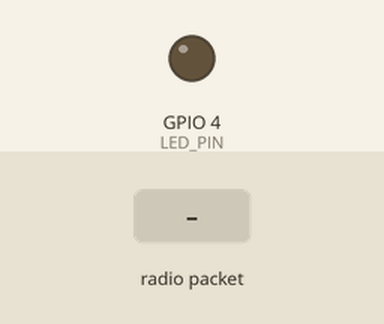
This sketch was run on a simulated ESP32. On the bench: output pins drawn as LEDs (lit = HIGH). Inputs (shaded band) come from the test bench. What the sketch prints to the serial monitor is not drawn.

Above: at 1.2 s.
1.3 s: radio packet "1" arrives
At 3.52 s:
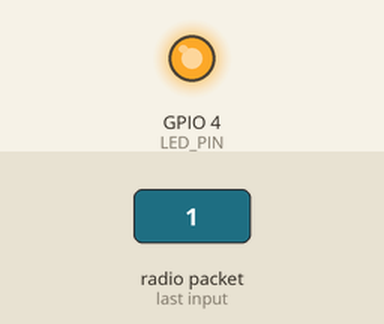
Timing chart, 0 to 10.3 s (numbered marks = the images above; inputs shaded):
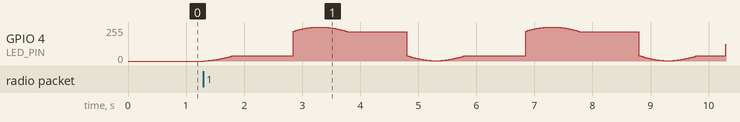

The sketch:

receiver.ino
```cpp
/**
 * receiver_candle_led_robust_pinAPI.ino
 * Uses ledcAttach(pin, freq, bits) + ledcWrite(pin, duty).
 */
#include <WiFi.h>
#include <esp_wifi.h>
#include <esp_now.h>
#include <math.h>                    // sin(), pow()

/* ------------ user tweaks ----------------------------------- */
constexpr uint8_t    WIFI_CHANNEL   = 1;
constexpr gpio_num_t LED_PIN        = GPIO_NUM_4;   // any LEDC-capable GPIO

constexpr uint32_t LEDC_FREQ        = 5000;         // Hz
constexpr uint8_t  LEDC_BITS        = 12;           // 0-4095 duty

constexpr uint32_t PERIOD_MS        = 4000;         // full breathe cycle
constexpr float    GAMMA            = 2.2;
constexpr float    BR_MIN           = 0.08;         // min visible brightness
constexpr float    BR_MAX           = 1.00;
/* ------------------------------------------------------------ */

volatile bool candleRunning = false;                // set by ESP-NOW ISR

inline uint16_t gammaCorrect(float lin)             // 0-1 → 0-4095
{
  lin = fminf(fmaxf(lin, 0.f), 1.f);
  return uint16_t(powf(lin, GAMMA) * ((1 << LEDC_BITS) - 1));
}

/* ---------------- ESP-NOW callback -------------------------- */
void IRAM_ATTR onReceive(const esp_now_recv_info_t*,
                         const uint8_t* d, int len)
{
  if (len == 1) {
    candleRunning = d[0];
    if (!candleRunning) ledcWrite(LED_PIN, 0);      // OFF instantly
  }
}

void setup()
{
  Serial.begin(115200);

  /* 1. PWM – simple one-liner */
  ledcAttach(LED_PIN, LEDC_FREQ, LEDC_BITS);
  ledcWrite (LED_PIN, 0);

  /* 2. Wi-Fi + ESP-NOW */
  WiFi.mode(WIFI_STA);
  esp_wifi_set_promiscuous(true);
  esp_wifi_set_channel(WIFI_CHANNEL, WIFI_SECOND_CHAN_NONE);
  esp_wifi_set_promiscuous(false);

  ESP_ERROR_CHECK(esp_now_init());
  esp_now_register_recv_cb(onReceive);

  Serial.println("Robust candle (pin API) ready – MAC");
  Serial.println( WiFi.macAddress());
}

void loop()
{
  if (!candleRunning) { delay(10); return; }

  static uint32_t t0 = millis();                   // LFO anchor
  float phase = float((millis() - t0) % PERIOD_MS) / PERIOD_MS; // 0-1

  /* triangle → sine ease */
  float tri  = phase < 0.5f ? phase * 2.f : (1.f - phase) * 2.f;
  float sine = sinf(tri * M_PI_2);

  float lin  = BR_MIN + sine * (BR_MAX - BR_MIN);
  ledcWrite(LED_PIN, gammaCorrect(lin));

  delay(1);                                        // 1 kHz update, non-blocking
}
```
